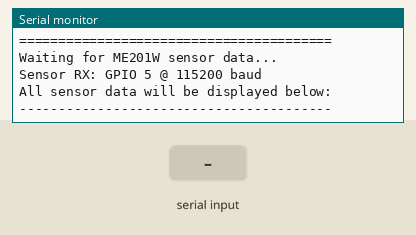
This sketch was run on a simulated ESP32. Parts: the last lines printed to the serial monitor. The inputs (shaded band) are chosen by the test bench.

Above: at 1.7 s.
1.8 s: "1\n" received over the second serial link
At 2.9 s:
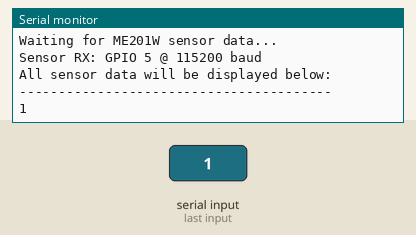
3.3 s: "0\n" received over the second serial link
At 4.1 s:
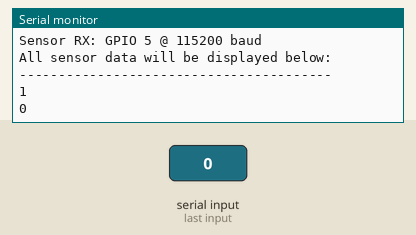
4.8 s: "2\n" received over the second serial link
At 5.2 s:
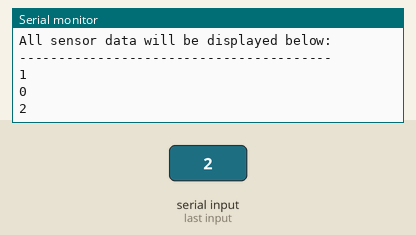

The sketch:

esp32_serial_relay.ino
```cpp
/**
 * ESP32 Serial Relay - ME201W Sensor Debug Tool
 *
 * Purpose: Forward all serial data from ME201W sensor (UART1) to USB Serial (UART0)
 *          so you can see the raw sensor output in Arduino IDE Serial Monitor
 *
 * Hardware: Any ESP32 board
 *
 * Connections:
 *   - ME201W GND   → ESP32 GND  (MUST connect!)
 *   - ME201W TX    → ESP32 GPIO 5 (RX1)
 *   - ME201W 5V    → DISCONNECTED when USB is connected!
 *   - ESP32 USB    → Computer (powers ESP32 and provides Serial Monitor)
 *
 * Usage:
 *   1. Upload this sketch to ESP32
 *   2. Open Arduino IDE Serial Monitor at 115200 baud
 *   3. You'll see raw ME201W data exactly as it's transmitted
 *
 * Author: Hillsville Cabin Project
 * Date: November 2025
 */

// ME201W Serial Configuration
#define SENSOR_SERIAL_RX 5        // GPIO5 for sensor RX
#define SENSOR_SERIAL_TX -1       // Not needed (read-only)
#define SENSOR_BAUD_RATE 115200   // ME201W baud rate

// Create hardware serial instance for sensor
HardwareSerial sensorSerial(1);

// Statistics
unsigned long bytesReceived = 0;
unsigned long linesReceived = 0;
unsigned long lastStatTime = 0;

void setup() {
  // USB Serial (UART0) for Serial Monitor at 115200
  Serial.begin(115200);
  delay(500);

  Serial.println("\n\n========================================");
  Serial.println("  ME201W Serial Relay - Debug Tool");
  Serial.println("========================================");
  Serial.println();
  Serial.println("Waiting for ME201W sensor data...");
  Serial.printf("Sensor RX: GPIO %d @ %d baud\n", SENSOR_SERIAL_RX, SENSOR_BAUD_RATE);
  Serial.println("All sensor data will be displayed below:");
  Serial.println("----------------------------------------\n");

  // Initialize sensor serial (UART1)
  sensorSerial.begin(SENSOR_BAUD_RATE, SERIAL_8N1, SENSOR_SERIAL_RX, SENSOR_SERIAL_TX);

  lastStatTime = millis();
}

void loop() {
  // Forward all data from sensor to USB Serial Monitor
  while (sensorSerial.available()) {
    char c = sensorSerial.read();
    Serial.print(c);  // Print exactly as received
    bytesReceived++;

    // Count lines
    if (c == '\n') {
      linesReceived++;
    }
  }

  // Print statistics every 10 seconds
  if (millis() - lastStatTime > 10000) {
    lastStatTime = millis();

    Serial.println("\n========================================");
    Serial.printf("Statistics: %lu bytes, %lu lines received\n", bytesReceived, linesReceived);

    if (bytesReceived == 0) {
      Serial.println("⚠️  WARNING: No data received!");
      Serial.println("   Check connections:");
      Serial.println("   - ME201W TX → ESP32 GPIO 5");
      Serial.println("   - ME201W GND → ESP32 GND");
      Serial.println("   - ME201W should transmit every ~45 seconds");
    }

    Serial.println("========================================\n");

    // Reset counters
    bytesReceived = 0;
    linesReceived = 0;
  }

  delay(1);  // Small delay to prevent watchdog issues
}
```

Measured:
- after the input at 1.8 s, the serial monitor: prints a new line at once (image 1)
- after the input at 3.3 s, the serial monitor: prints a new line at once (image 2)
- after the input at 4.8 s, the serial monitor: prints a new line at once (image 3)
